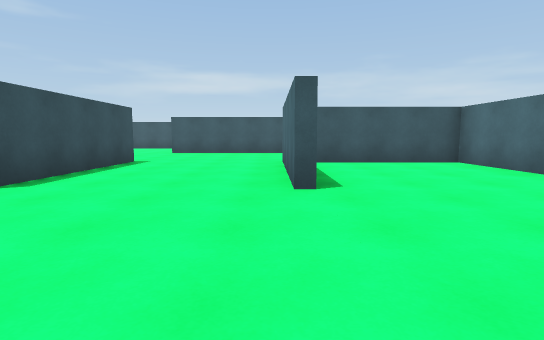
View 1 (above)

23 first-person views from a walk through a Unity game level. The camera is 1.2 m above the floor, tilts 6° down and sees 80° across. The floor is counted in squares, 2 m on a side. Each view is taken from the middle of a square. On the plan, view 1 faces up. The plan holds only what a view shows up to about 10 squares ahead; the rest is blank. The place goes on beyond the plan. The player is left out.

View 2
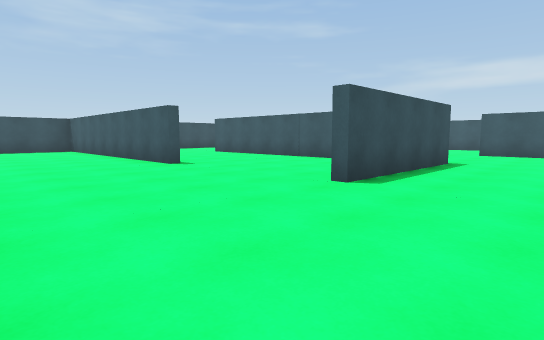

View 3
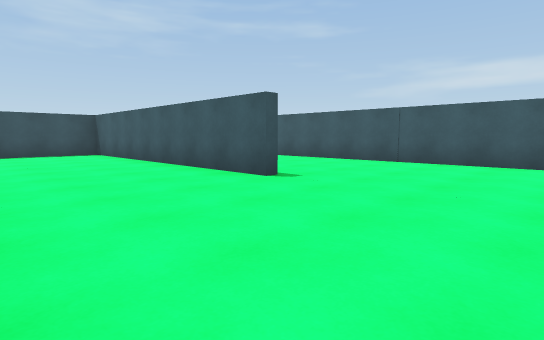

View 4
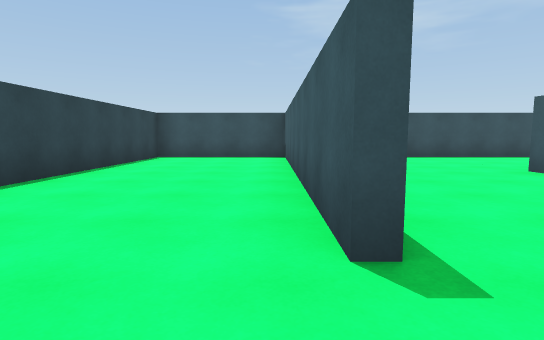

View 5
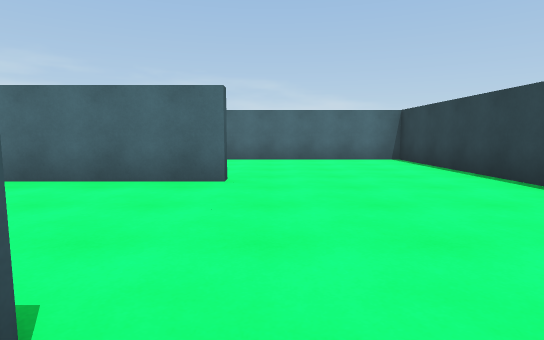

View 6
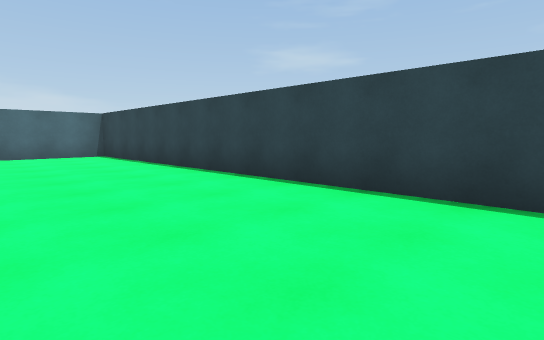

View 7
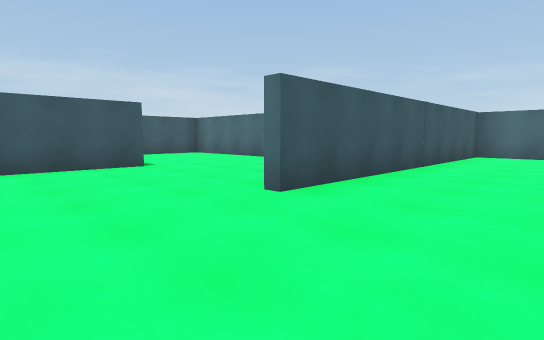

View 8
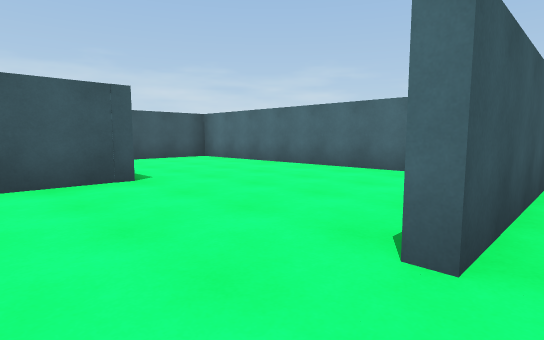

View 9
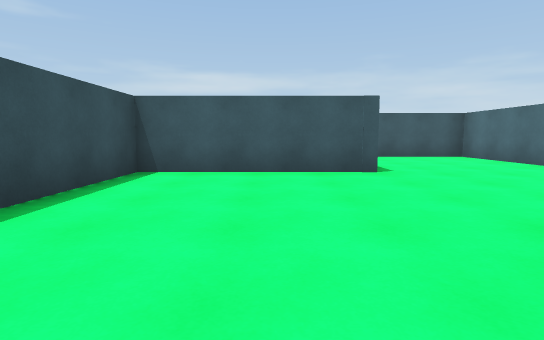

View 10
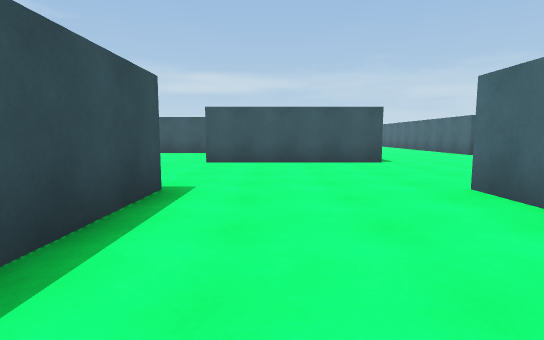

View 11
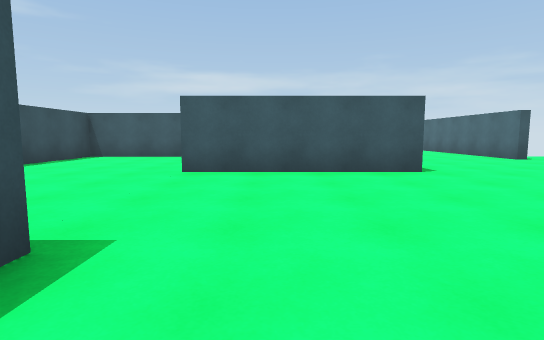

View 12
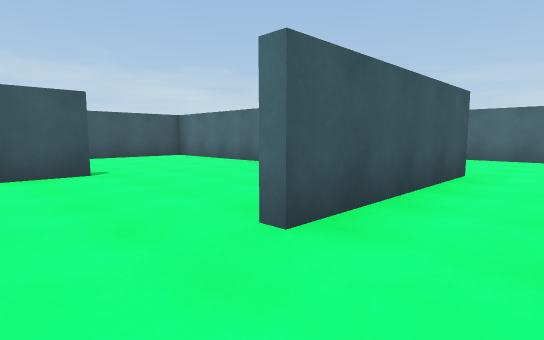

View 13
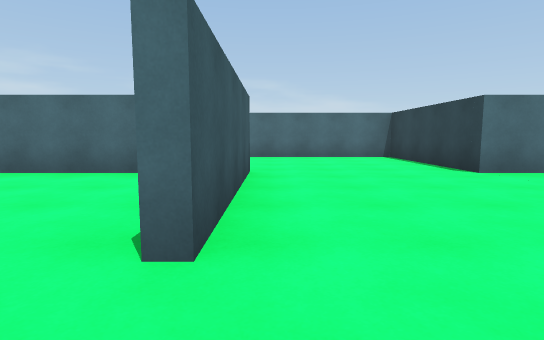

View 14
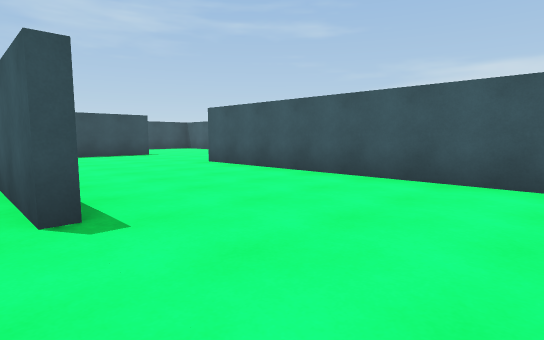

View 15
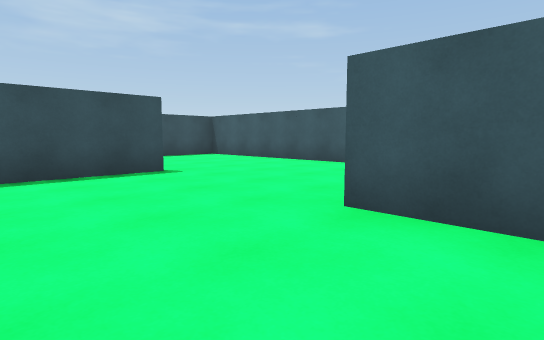

View 16
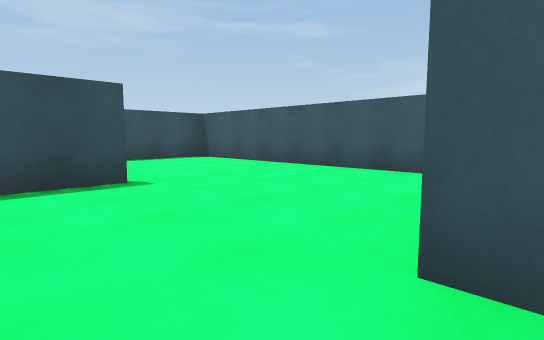

View 17
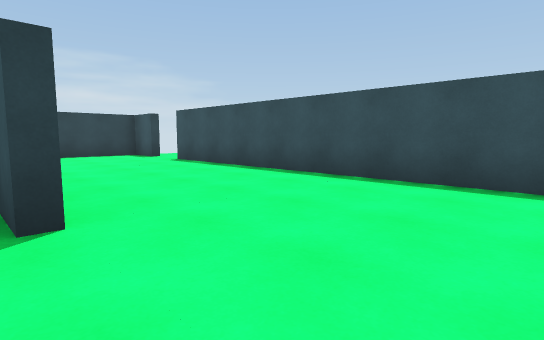

View 18
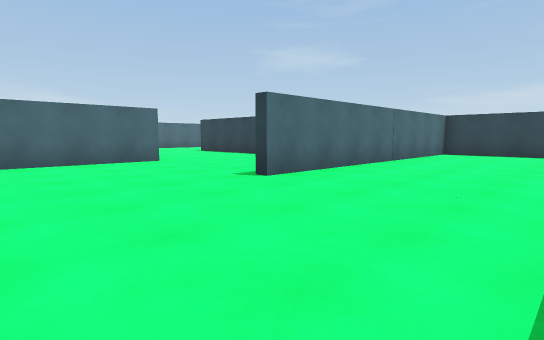

View 19
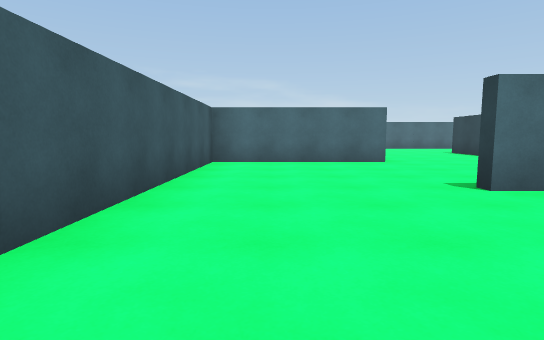

View 20
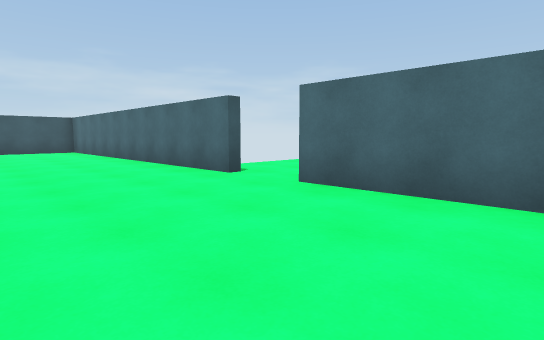

View 21
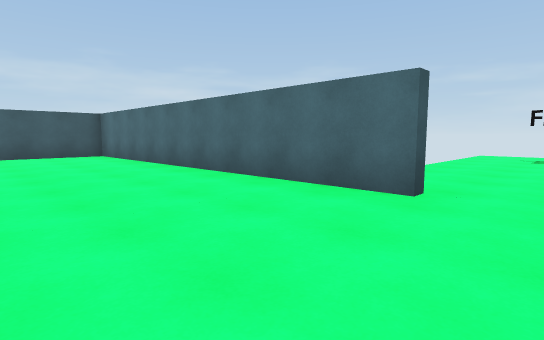

View 22
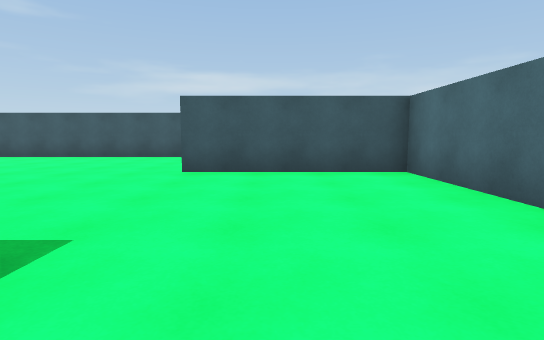

View 23
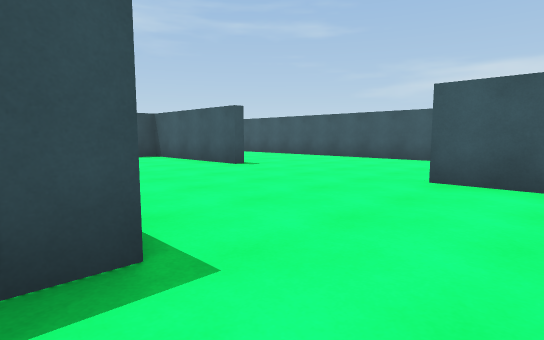

### Floor plan
Points are (right, up) in squares from view 1. A wall is a line through its corners. A room is listed if a view was taken in it or the views show most of it. See-through windows are left out.
Room 1 (views 1, 2, 3, 4, 5, 6, 7, 8, 9)
walls: (-7.4, 3.4) (-14.9, 3.4); (-3.5, 5.9) (-3.5, 7.4) (-11.5, 7.4); (-7.5, 9.2) (-7.5, 15.4) (-10, 15.4); (-5.8, -0.3) (4.3, -0.3) (4.3, 7.4) (1, 7.4); (-11.1, 11.4) (-15.2, 11.4) (-15.2, 6.8); (-15.2, 3.5) (-15.2, -0.3) (-9.8, -0.3)
ways out: opening at (-1.5, 3) to room 2
Room 2 (views 10, 11, 12, 13, 14, 15, 16, 17, 18, 19, 20, 21, 22, 23)
walls: (-3.4, 15.4) (-7.2, 15.4) (-7.2, 12.8); (-3.5, 23.4) (-7.2, 23.4) (-7.2, 22.8); (-0.1, 19.4) (-7.5, 19.4) (-7.5, 23.4) (-15.2, 23.4) (-15.2, 14.2); (0.5, 19.8) (0.5, 19); (-11.2, 19.6) (-11.2, 17.4); (0.3, 13.1) (0.3, 19); (-11.5, 12.2) (-11.5, 19.6); (0.6, 11.4) (-3.5, 11.4); (-0.5, 27.3) (-5.8, 27.3); (4.3, 14.1) (4.3, 23.4) (0.5, 23.4); (-3.2, 7.6) (-3.2, 3.6); (-15.2, 12.9) (-15.2, 12); (-14.9, 11.6) (-12.1, 11.6); (0.3, 3.5) (0.3, 7.6) (4.3, 7.6) (4.3, 12.8)
ways out: opening at (-1.5, 3) to room 1; opening at (-15, 13.5); opening at (4, 13.5)

Where each view was taken, in squares from view 1:
view 1: 0 up, 0 right, facing up
view 2: 0 up, 1 left, facing up-left
view 3: 0 up, 4 left, facing up-left
view 4: 3 up, 6 left, facing left
view 5: 3 up, 4 left, facing right
view 6: 3 up, 6 left, facing down-right
view 7: 5 up, 14 left, facing up-right
view 8: 7 up, 13 left, facing up-right
view 9: 6 up, 13 left, facing up
view 10: 4 up, 2 left, facing up
view 11: 6 up, 2 left, facing up
view 12: 10 up, 5 left, facing up-right
view 13: 11 up, 5 left, facing right
view 14: 15 up, 1 left, facing up-left
view 15: 17 up, 6 left, facing up-left
view 16: 18 up, 7 left, facing up-left
view 17: 22 up, 11 left, facing down-left
view 18: 23 up, 15 left, facing down-right
view 19: 22 up, 15 left, facing right
view 20: 10 up, 1 right, facing up-right
view 21: 13 up, 1 right, facing up-right
view 22: 18 up, 2 right, facing up
view 23: 19 up, 2 right, facing up-left
